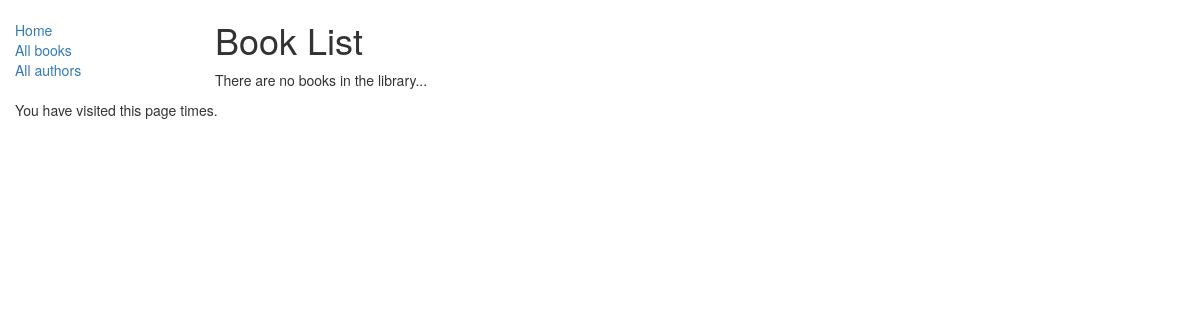
Page /catalog/books/ on the earlier database version.
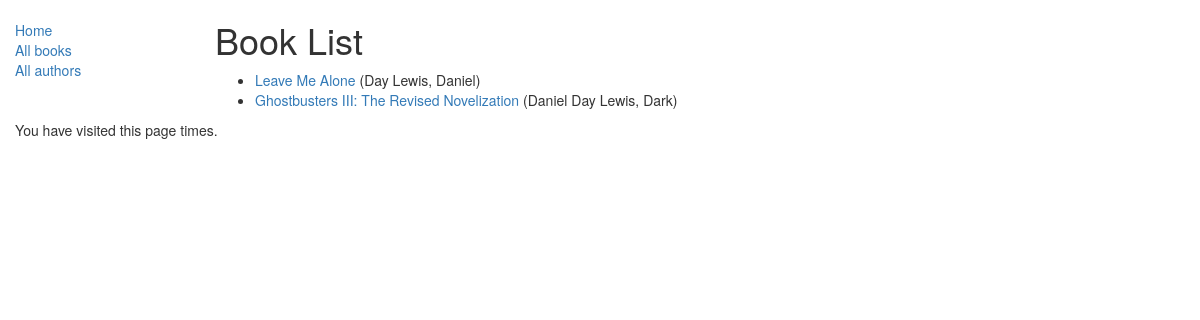
Same page on the later database version.
### catalog/models.py (models this page shows, shortened)
class Book(models.Model):
    title = models.CharField(max_length=200)
    author = models.ForeignKey('Author', on_delete=models.SET_NULL, null=True)
    summary = models.TextField(max_length=1000, help_text="Please enter a BRIEF description of the book")
    isbn = models.CharField('ISBN', max_length=13, help_text='13-character <a href="https://www.isbn-international.org/content/what-isbn">ISBN number</a>')
    genre = models.ManyToManyField(Genre, help_text="Select a genre for this book")
    language = models.ForeignKey(Language, on_delete=models.SET_NULL, null=True)
    def get_absolute_url(self):
        return reverse('book-detail', args=[str(self.id)])
    def display_genre(self):
        """
        Returns first 3 genres in short description string so admin site can display
        """
        return ', '.join([genre.name for genre in self.genre.all()[:3]])
    display_genre.short_description = 'Hurf Blurf'

class Author(models.Model):
    first_name = models.CharField(max_length=100)
    last_name = models.CharField(max_length=100)
    date_of_birth = models.DateField(null=True, blank=True)
    date_of_death = models.DateField('Died', null=True, blank=True)
    def __str__(self):
        return '%s, %s' % (self.last_name, self.first_name)

### catalog/views.py (the view)
class BookListView(generic.ListView):
    model = Book
    paginate_by = 10

### catalog/templates/catalog/book_list.html (shortened to what this page needs)
{% extends "base_generic.html" %}
{% block content %}
    <h1>Book List</h1>
    {% if book_list %}
    <ul id="book-list">
        {% for book in book_list %}
        <li><a href="{{ book.get_absolute_url }}">{{ book.title }}</a> ({{ book.author }})</li>
        {% endfor %}
    </ul>
    {% else %}
        <p>There are no books in the library...</p>
    {% endif %}
{% endblock %}

Differences in the rows shown:
added Book: title "Leave Me Alone", author "Day Lewis, Daniel"
added Book: title "Ghostbusters III: The Revised Novelization", author "Daniel Day Lewis, Dark"
Other differences:
text no longer shown: "There are no books in the library..."
